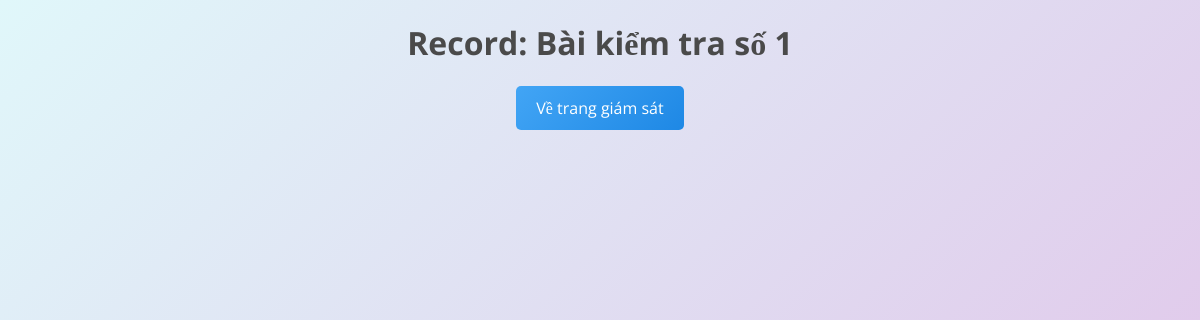
/monitor/4, run on an earlier commit of the app's database.
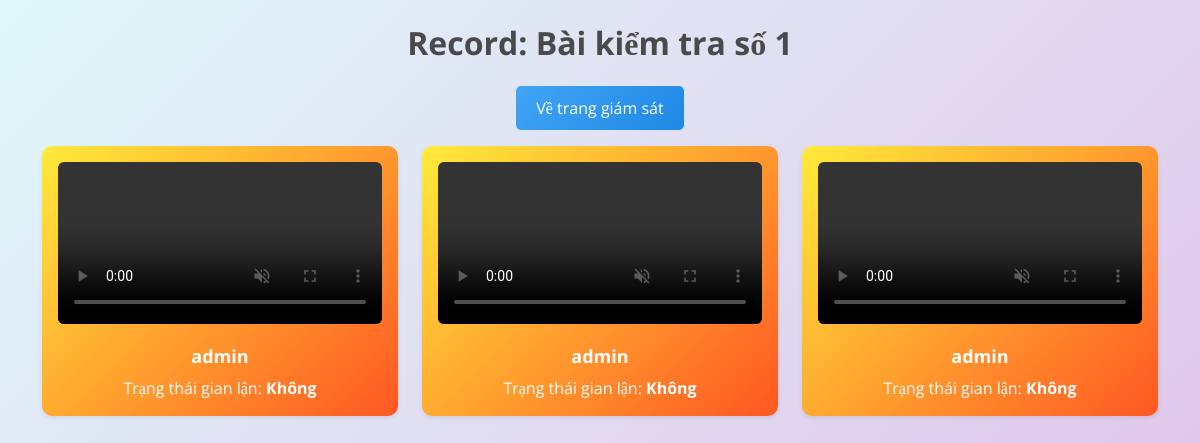
And on a later commit of the database.
### quiz/models/quiz.py (models this page shows, shortened)
class CommonAbstract(models.Model):
    created_at = models.DateTimeField(editable=False, null=True, blank=True, verbose_name='Thời điểm tạo')
    updated_at = models.DateTimeField(auto_now_add=True, verbose_name='Thời điểm cập nhật')
    class Meta:
        ordering = ('-created_at',)
        abstract = True

class Exam(CommonAbstract):
    id = models.AutoField(auto_created=True, primary_key=True, serialize=False, verbose_name='ID')
    title = models.CharField(max_length=255, verbose_name='Tên bài kiểm tra')
    room_name = models.CharField(max_length=255, verbose_name='Tên phòng thi')
    start_time = models.DateTimeField(verbose_name='Thời gian bắt đầu')
    finish_time = models.DateTimeField(verbose_name='Thời gian kết thúc')
    time_todo = models.IntegerField(default=15, verbose_name='Thời gian làm bài (phút)')
    room_code = models.CharField(max_length=15, unique=True, verbose_name='Mã phòng thi')
    created_by = models.CharField(max_length=255, verbose_name='Người tạo')
    retry = models.SmallIntegerField(default=1, verbose_name='Số lượt thi tối đa')
    class Meta:
        ordering = ('-created_at',)
        verbose_name = 'QL Bài kiểm tra'
        verbose_name_plural = 'QL Bài kiểm tra'
        db_table = 'exams'

class Monitor(CommonAbstract):
    id = models.AutoField(auto_created=True, primary_key=True, serialize=False, verbose_name='ID')
    exam = models.ForeignKey(Exam, on_delete=models.SET_NULL, null=True)
    user = models.ForeignKey(CustomUser, on_delete=models.SET_NULL, null=True)
    video = models.FileField(null=True, blank=True, upload_to='video/')
    is_cheat = models.BooleanField(default=False, verbose_name='Trạng thái gian lận')
    reason = models.CharField(max_length=255, default='', verbose_name='Lý do phát hiện gian lận')
    class Meta:
        ordering = ('-created_at',)
        verbose_name = 'Video giám sát'
        verbose_name_plural = 'Video giám sát'
        db_table = 'monitors'

### quiz/models/custom_user.py (models this page shows, shortened)
class CustomUser(AbstractUser):
    ROLE = (
        ('student', 'student'),
        ('teacher', 'teacher'),
    )
    role = models.CharField(max_length=15, default='student', choices=ROLE)
    class Meta:
        verbose_name = 'Tài khoản'
        verbose_name_plural = 'Tài khoản'

### quiz/views/monitor.py (the view)
# urls.py: path('monitor/<pk>', monitor_detail_view, name='monitor-detail'),
def monitor_detail_view(request, pk):
    try:
        exam = Exam.objects.get(pk=pk)
    except Exam.DoesNotExist:
        return Http404()
    monitors = Monitor.objects.filter(exam=exam)
    return render(request, 'quiz/monitor-detail.html', {'monitors': monitors, 'exam': exam}, status=200)

### templates/quiz/monitor-detail.html (shortened to what this page needs)
{% extends 'base.html' %}
{% load static %}
{% block content %}
    <div class="container py-4">
        <h2 class="text-center fw-bold mb-4" style="color: #4A4A4A;">Record: {{ exam.title }}</h2>
        <div class="text-center mt-4 mb-3">
            <a href="{% url 'monitor' %}" class="btn-custom">Về trang giám sát</a>
        </div>
        <div class="row g-4">
            {% for m in monitors %}
            <div class="col-md-6 col-lg-4">
                <div class="card shadow-sm border-0 h-100">
                    <div class="card-body text-center">
                        <video class="mb-3 rounded" style="width: 100%; height: auto; max-height: 250px;"
                               src="{{ m.video.url }}" controls autoplay muted></video>
                        <h5 class="card-title">{{ m.user.username }}</h5>
                        <p class="card-text">
                            Trạng thái gian lận:
                            <span class="fw-bold text-white">
                                {% if m.is_cheat %} Có {% else %} Không {% endif %}
                            </span>
                        </p>
                    </div>
                </div>
            </div>
            {% endfor %}
        </div>
    </div>
{% endblock content %}

### templates/base.html (shortened to what this page needs)
<!DOCTYPE html>
{% load static %}
<html lang="en">
<head>
    <link rel="stylesheet" href="https://cdnjs.cloudflare.com/ajax/libs/font-awesome/6.6.0/css/all.min.css" />
    <link href="https://cdn.jsdelivr.net/npm/bootstrap@5.3.3/dist/css/bootstrap.min.css" rel="stylesheet">
    <link rel="stylesheet" href="{% static 'assets/css/base.css' %}">
</head>
<body>
    {% block content %}
    {% endblock content %}
</body>
</html>

### static/assets/css/base.css (style rules this page uses)
* { margin: 0; padding: 0; box-sizing: border-box; font-family: "Open Sans", serif; }
.log-reg-section form, p { width: 100%; }

### templates/quiz/monitor-detail.html (style rules this page uses)
body { height: 100vh; background: linear-gradient(135deg, #E0F7FA, #E1BEE7); color: #333; }
.card { border-radius: 10px; transition: transform 0.3s ease, box-shadow 0.3s ease; background: linear-gradient(135deg, #FFEB3B, #FF5722); color: white; }
.card-title { font-size: 18px; font-weight: bold; color: #ffffff; }
.card-text { font-size: 16px; margin-bottom: 0; color: #ffffff; }
.btn-custom { display: inline-block; font-size: 16px; padding: 10px 20px; color: #fff; background: linear-gradient(135deg, #42A5F5, #1E88E5); border-radius: 5px; text-decoration: none; transition: background-color 0.3s ease, transform 0.3s ease; }

What changed in the data, as far as the page shows it:
added Monitor: user.username "admin", is_cheat "Không"
added Monitor: user.username "admin", is_cheat "Không"
added Monitor: user.username "admin", is_cheat "Không"
